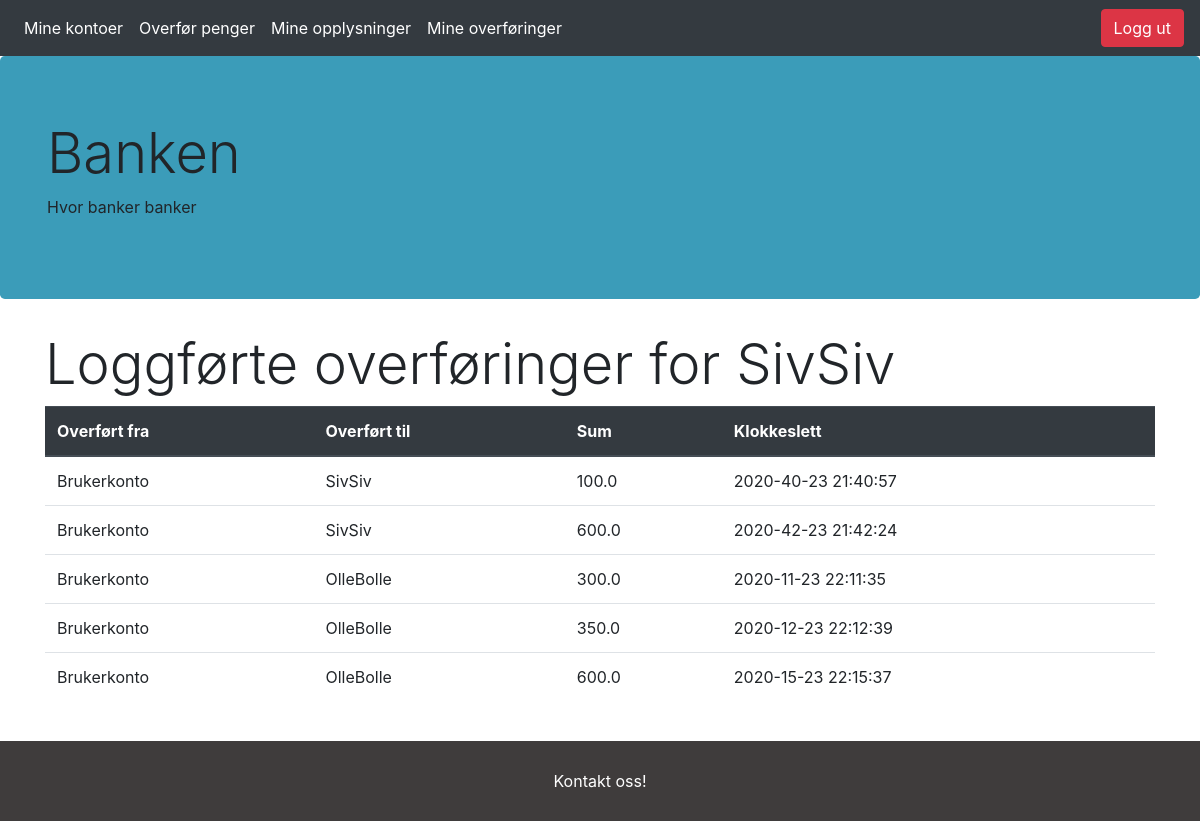
The app's page /logs (signed in) with its own data.
### app/models.py (models this page shows, shortened)
class User(db.Model, UserMixin):
    id = db.Column(db.Integer, primary_key=True, nullable=False)
    username = db.Column(db.String(20), unique=True, nullable=False)
    useremail = db.Column(db.String(120), unique=True, nullable=False)
    useraddr = db.Column(db.String(200), nullable=False)
    userpwd = db.Column(db.String(60), nullable=False)
    usertlf = db.Column(db.Integer(), unique=True,  nullable=False)
    accounts = db.relationship('Account',  backref='holder', lazy=True)
    logs = db.relationship('Log', backref='logger', lazy=True)
    confirmed = db.Column(db.Boolean, nullable=False, default=False)
    confirmed_on = db.Column(db.DateTime, nullable=True)
    otp_secret = db.Column(db.String(16))
    confirmed = db.Column(db.Boolean, nullable=False, default=False)
    confirmed_on = db.Column(db.DateTime, nullable=True)

class Log(db.Model):
    id = db.Column(db.Integer, primary_key=True)
    loguser = db.Column(db.Integer, db.ForeignKey('user.id'), nullable=False)
    logfrom = db.Column(db.String(20), nullable=False)
    logto = db.Column(db.String(20), nullable=False)
    logsum = db.Column(db.Float , nullable=False)
    logtime = db.Column(db.String(20), nullable=False)

### app/routes.py (the view)
@app.route("/logs")
@login_required
def logs():
    return render_template('logs.html'), 200, {
        'Cache-Control': 'no-cache, no-store, must-revalidate',
        'Pragma': 'no-cache',
        'Expires': '0'}

### app/models.py (called while the page is built)
@login_manager.user_loader
def load_user(user_id):
    return User.query.get(int(user_id))

### app/routes.py (called while the page is built)
@app.before_request
def before_request():
    session.permanent = True
    app.permanent_session_lifetime = dt.timedelta(minutes=10)
    session.modified = True

### app/templates/logs.html
{%extends 'base.html'%} {% block body %}
<div class="container mx-auto">
    <h1 class="display-4"> Loggførte overføringer for {{ current_user.username }} </h1>
    <table class="table">
        <thead class="thead-dark">
            <th>Overført fra</th>
            <th>Overført til</th>
            <th>Sum</th>
            <th>Klokkeslett</th>
        </thead>
        {%for log in current_user.logs if current_user.logs%}
        <tr>
            <td>{{ log.logfrom}}</td>
            <td>{{ log.logto}}</td>
            <td>{{ log.logsum}}</td>
            <td>{{ log.logtime}}</td>
        </tr>
        {% endfor %}
    </table>
</div>
{% endblock %}

### app/templates/base.html (shortened to what this page needs)
<!DOCTYPE html>
<html lang="en" dir="ltr">
<head>
    <link rel="stylesheet" href="https://stackpath.bootstrapcdn.com/bootstrap/4.5.2/css/bootstrap.min.css">
    <link rel="stylesheet" href="{{url_for('static' , filename = 'css/style.css')}}">
</head>
<body>
    <header>
        <nav class="navbar navbar-expand-md navbar-dark navbar-top bg-dark">
            <div class="collapse navbar-collapse">
                <ul class="navbar-nav mr-auto">
                    {% if current_user.is_authenticated %}
                    <li class="nav-item active">
                        <a class="nav-link" href="{{url_for('myaccs')}}"> Mine kontoer </a>
                    </li>
                    <li class="nav-item active">
                        <a class="nav-link" href="{{url_for('transaction')}}"> Overfør penger </a>
                    </li>
                    <li class="nav-item active">
                        <a class="nav-link" href="{{url_for('account')}}"> Mine opplysninger </a>
                    </li>
                    <li class="nav-item active">
                        <a class="nav-link" href="{{url_for('logs')}}"> Mine overføringer </a>
                    </li>
                    {% endif %}
                </ul>
            </div>
            <div class="form-inline mt-2 mt-md-0">
                {% if current_user.is_authenticated %}
                <a href="{{url_for('logout')}}" class="btn btn-danger">Logg ut</a> {% else %}
                <a href="{{url_for('login')}}" class="btn btn-success">Logg inn</a> {% endif %}
            </div>
        </nav>
    </header>
    <div class="jumbotron">
        <div class="container">
            <h1 class="display-4">Banken</h1>
            <p>Hvor banker banker</p>
        </div>
    </div>
     {% block body %} {% endblock %}
    <br>
    <div class="footer">
        <a class="nav-link" href="{{url_for('kontakt')}}" style=color:inherit;> Kontakt oss! </a>
    </div>
</body>
</html>

### app/static/css/style.css (style rules this page uses)
ul { list-style-type: none; margin: 0; padding: 0; overflow: hidden; position: -webkit-sticky; position: sticky; top: 0; }
.footer { position: fixed; left: 0; bottom: 0; width: 100%; background-color: red; color: white; text-align: center; }

### app/templates/base.html (style rules this page uses)
.footer { position: relative; left: 0; bottom: 0; width: 100%; background-color: rgb(63, 60, 60); color: white; text-align: center; height: 80px; clear: both; padding-top: 20px; }
.jumbotron { background: rgb(59, 156, 185); }

### records on screen
User: username "SivSiv"
Log: logfrom "Brukerkonto", logto "SivSiv", logsum "100.0", logtime "2020-40-23 21:40:57"
Log: logfrom "Brukerkonto", logto "SivSiv", logsum "600.0", logtime "2020-42-23 21:42:24"
Log: logfrom "Brukerkonto", logto "OlleBolle", logsum "300.0", logtime "2020-11-23 22:11:35"
Log: logfrom "Brukerkonto", logto "OlleBolle", logsum "350.0", logtime "2020-12-23 22:12:39"
Log: logfrom "Brukerkonto", logto "OlleBolle", logsum "600.0", logtime "2020-15-23 22:15:37"
